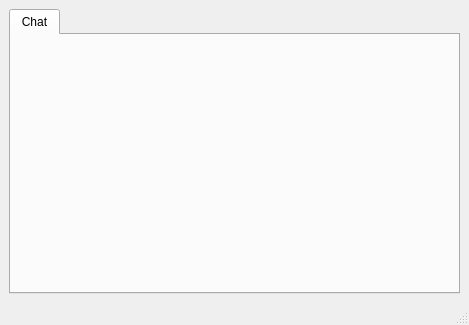
<ui version="4.0" >
 <class>chat</class>
 <widget class="QMainWindow" name="chat" >
  <property name="geometry" >
   <rect>
    <x>0</x>
    <y>0</y>
    <width>469</width>
    <height>325</height>
   </rect>
  </property>
  <property name="windowTitle" >
   <string>Chat</string>
  </property>
  <widget class="QWidget" name="centralwidget" >
   <layout class="QGridLayout" >
    <property name="margin" >
     <number>9</number>
    </property>
    <property name="spacing" >
     <number>6</number>
    </property>
    <item row="0" column="0" >
     <widget class="QTabWidget" name="chatTab" >
      <widget class="QWidget" name="chat" >
       <attribute name="title" >
        <string>Chat</string>
       </attribute>
      </widget>
     </widget>
    </item>
   </layout>
  </widget>
  <widget class="QMenuBar" name="menubar" >
   <property name="geometry" >
    <rect>
     <x>0</x>
     <y>0</y>
     <width>469</width>
     <height>28</height>
    </rect>
   </property>
  </widget>
  <widget class="QStatusBar" name="statusbar" />
 </widget>
 <resources/>
 <connections/>
</ui>
